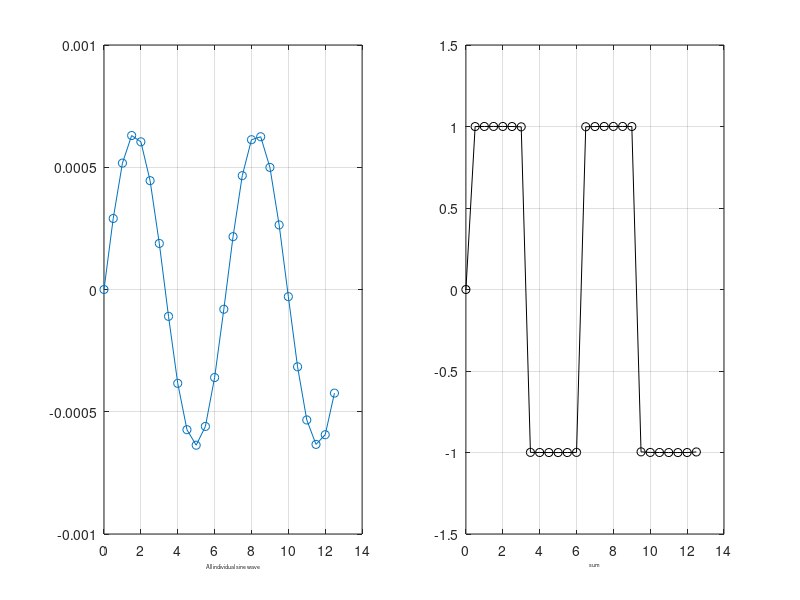

Source code (MATLAB):
clear all;

t = 0:.5:4*pi
T = 2*pi
y = zeros(1,length(t))
i = 0;
%j = ['or-' 'd-' 'dk-' 'og-' 'o-']
for m = 1:1:1000
    n = 2*m-1
    y0 = (4/(n*pi))*sin(2*pi*n*t/T)
    y = y+ y0
    i = i+1
    subplot(1,2,1)
    %plot(t,y0,j(i))
    plot(t,y0,'o-')
    grid on
    %xgrid(4,1,3)
    xlabel('All individual sine wave','fontsize',4)
end
subplot(1,2,2)
plot(t,y,'ok-')
grid on
%xgrid(4,1,3)
xlabel('sum','fontsize',4)
